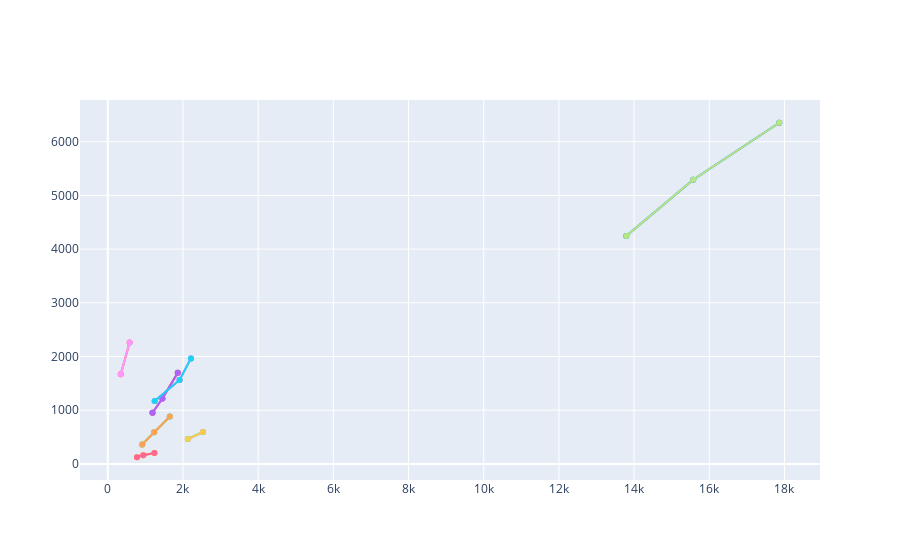

Notebook code for this chart:
### Markdown cell above
## Plotly Options

In the following cell, I will make a similar figure in plotly for web interactivity.

### Code cell
import plotly.express as px 
import plotly.graph_objects as go


k_fig=go.Figure(data=go.Scatter(x=[], y=[]))
for individual in K_df.index: 
    if (K_df.loc[individual]['C']).size>=2:
        k_fig.add_trace(go.Scatter(x=K_df.loc[individual]['C'], y=K_df.loc[individual]['F'],text = individual, hoverinfo = 'x+y+text',))

#K_fig=(px.scatter(K_df, x='C', y='F', color=K_df.index, trendline='ols', ))
k_fig.update_layout({'showlegend':False})
k_fig.show()


k_fig.write_html("USF_CMS_Kindices_go_2021.html")

#Note this is a work in progress! Still figuring out the best way to incorporate the K-value isopleths and a legend with Plotly.

### Figure 1 — Plotly figure (JSON) as saved in the notebook; plotly's stock layout.template omitted (floating-point values rounded to 4 significant figures)
{"data": [{"type": "scatter", "x": [], "y": []}, {"hoverinfo": "x+y+text", "text": "Name1", "type": "scatter", "x": [1189, 1453, 1862], "y": [953, 1217, 1696]}, {"hoverinfo": "x+y+text", "text": "Name2", "type": "scatter", "x": [915, 1233, 1650], "y": [362, 589, 883]}, {"hoverinfo": "x+y+text", "text": "Name3", "type": "scatter", "x": [1247, 1910, 2213], "y": [1172, 1563, 1965]}, {"hoverinfo": "x+y+text", "text": "Name4", "type": "scatter", "x": [777, 943, 1241], "y": [124, 163, 205]}, {"hoverinfo": "x+y+text", "text": "Name5", "type": "scatter", "x": [13791, 15572, 17861], "y": [4245, 5292, 6353]}, {"hoverinfo": "x+y+text", "text": "Name1", "type": "scatter", "x": [1189, 1453, 1862], "y": [953, 1217, 1696]}, {"hoverinfo": "x+y+text", "text": "Name2", "type": "scatter", "x": [915, 1233, 1650], "y": [362, 589, 883]}, {"hoverinfo": "x+y+text", "text": "Name3", "type": "scatter", "x": [1247, 1910, 2213], "y": [1172, 1563, 1965]}, {"hoverinfo": "x+y+text", "text": "Name4", "type": "scatter", "x": [777, 943, 1241], "y": [124, 163, 205]}, {"hoverinfo": "x+y+text", "text": "Name5", "type": "scatter", "x": [13791, 15572, 17861], "y": [4245, 5292, 6353]}, {"hoverinfo": "x+y+text", "text": "Name7", "type": "scatter", "x": [345, 581], "y": [1670, 2261]}, {"hoverinfo": "x+y+text", "text": "Name8", "type": "scatter", "x": [2129, 2530], "y": [462, 594]}, {"hoverinfo": "x+y+text", "text": "Name1", "type": "scatter", "x": [1189, 1453, 1862], "y": [953, 1217, 1696]}, {"hoverinfo": "x+y+text", "text": "Name2", "type": "scatter", "x": [915, 1233, 1650], "y": [362, 589, 883]}, {"hoverinfo": "x+y+text", "text": "Name3", "type": "scatter", "x": [1247, 1910, 2213], "y": [1172, 1563, 1965]}, {"hoverinfo": "x+y+text", "text": "Name4", "type": "scatter", "x": [777, 943, 1241], "y": [124, 163, 205]}, {"hoverinfo": "x+y+text", "text": "Name5", "type": "scatter", "x": [13791, 15572, 17861], "y": [4245, 5292, 6353]}, {"hoverinfo": "x+y+text", "text": "Name7", "type": "scatter", "x": [345, 581], "y": [1670, 2261]}, {"hoverinfo": "x+y+text", "text": "Name8", "type": "scatter", "x": [2129, 2530], "y": [462, 594]}], "layout": {"showlegend": false}}
